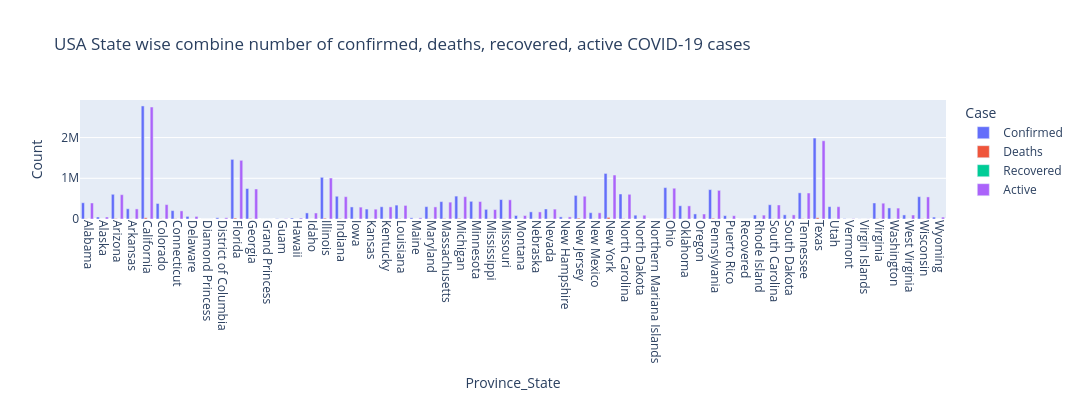

The notebook cell this image was saved under:
### Markdown cell above
### Plot Province/State Wise Confirmed cases in USA

### Code cell
state_stats = (
    usa_df.groupby("Province_State")[["Confirmed", "Deaths", "Recovered", "Active"]]
          .sum()
          .reset_index()
)

# Melt the dataframe for Plotly Express
state_melted = state_stats.melt(
    id_vars="Province_State",
    value_vars=["Confirmed", "Deaths", "Recovered", "Active"],
    var_name="Case",
    value_name="Count"
)

# Create grouped bar chart
fig = px.bar(
    state_melted,
    x="Province_State",
    y="Count",
    color="Case",
    barmode="group",
    title="USA State wise combine number of confirmed, deaths, recovered, active COVID-19 cases"
)

fig.update_layout(
    xaxis_tickangle=90,
    width=1080,
    height=400 
)

fig.show()

### Figure 1 — Plotly figure (JSON) as saved in the notebook; plotly's stock layout.template omitted (floating-point values rounded to 4 significant figures)
{"data": [{"alignmentgroup": "True", "hovertemplate": "Case=Confirmed<br>Province_State=%{x}<br>Count=%{y}<extra></extra>", "legendgroup": "Confirmed", "marker": {"color": "#636efa", "pattern": {"shape": ""}}, "name": "Confirmed", "offsetgroup": "Confirmed", "orientation": "v", "showlegend": true, "textposition": "auto", "type": "bar", "x": ["Alabama", "Alaska", "Arizona", "Arkansas", "California", "Colorado", "Connecticut", "Delaware", "Diamond Princess", "District of Columbia", "Florida", "Georgia", "Grand Princess", "Guam", "Hawaii", "Idaho", "Illinois", "Indiana", "Iowa", "Kansas", "Kentucky", "Louisiana", "Maine", "Maryland", "Massachusetts", "Michigan", "Minnesota", "Mississippi", "Missouri", "Montana", "Nebraska", "Nevada", "New Hampshire", "New Jersey", "New Mexico", "New York", "North Carolina", "North Dakota", "Northern Mariana Islands", "Ohio", "Oklahoma", "Oregon", "Pennsylvania", "Puerto Rico", "Recovered", "Rhode Island", "South Carolina", "South Dakota", "Tennessee", "Texas", "Utah", "Vermont", "Virgin Islands", "Virginia", "Washington", "West Virginia", "Wisconsin", "Wyoming"], "xaxis": "x", "y": [399150, 49979, 607345, 251746, 2776975, 381434, 205994, 64475, 49, 31457, 1464697, 748852, 103, 7399, 23897, 149235, 1024039, 558560, 296171, 244347, 300397, 341431, 29019, 303364, 427135, 562553, 434413, 236868, 477617, 86102, 175620, 246309, 52371, 579250, 154954, 1119284, 614355, 93951, 125, 770977, 325277, 124476, 721820, 82630, 0, 97614, 350084, 102901, 643181, 1988676, 303723, 8790, 2143, 393715, 271595, 99778, 548134, 46719], "yaxis": "y"}, {"alignmentgroup": "True", "hovertemplate": "Case=Deaths<br>Province_State=%{x}<br>Count=%{y}<extra></extra>", "legendgroup": "Deaths", "marker": {"color": "#EF553B", "pattern": {"shape": ""}}, "name": "Deaths", "offsetgroup": "Deaths", "orientation": "v", "showlegend": true, "textposition": "auto", "type": "bar", "x": ["Alabama", "Alaska", "Arizona", "Arkansas", "California", "Colorado", "Connecticut", "Delaware", "Diamond Princess", "District of Columbia", "Florida", "Georgia", "Grand Princess", "Guam", "Hawaii", "Idaho", "Illinois", "Indiana", "Iowa", "Kansas", "Kentucky", "Louisiana", "Maine", "Maryland", "Massachusetts", "Michigan", "Minnesota", "Mississippi", "Missouri", "Montana", "Nebraska", "Nevada", "New Hampshire", "New Jersey", "New Mexico", "New York", "North Carolina", "North Dakota", "Northern Mariana Islands", "Ohio", "Oklahoma", "Oregon", "Pennsylvania", "Puerto Rico", "Recovered", "Rhode Island", "South Carolina", "South Dakota", "Tennessee", "Texas", "Utah", "Vermont", "Virgin Islands", "Virginia", "Washington", "West Virginia", "Wisconsin", "Wyoming"], "xaxis": "x", "y": [5299, 224, 10036, 4010, 29638, 5600, 6324, 1128, 0, 813, 22804, 11457, 3, 124, 308, 1528, 19210, 10089, 4127, 3164, 2876, 7833, 432, 6246, 11071, 14145, 5731, 5146, 6173, 1054, 1737, 3450, 862, 19854, 2732, 39288, 7425, 1360, 2, 14899, 2738, 1603, 17710, 1616, 0, 2062, 5758, 1570, 7704, 30441, 1390, 156, 24, 5381, 3698, 1570, 5567, 489], "yaxis": "y"}, {"alignmentgroup": "True", "hovertemplate": "Case=Recovered<br>Province_State=%{x}<br>Count=%{y}<extra></extra>", "legendgroup": "Recovered", "marker": {"color": "#00cc96", "pattern": {"shape": ""}}, "name": "Recovered", "offsetgroup": "Recovered", "orientation": "v", "showlegend": true, "textposition": "auto", "type": "bar", "x": ["Alabama", "Alaska", "Arizona", "Arkansas", "California", "Colorado", "Connecticut", "Delaware", "Diamond Princess", "District of Columbia", "Florida", "Georgia", "Grand Princess", "Guam", "Hawaii", "Idaho", "Illinois", "Indiana", "Iowa", "Kansas", "Kentucky", "Louisiana", "Maine", "Maryland", "Massachusetts", "Michigan", "Minnesota", "Mississippi", "Missouri", "Montana", "Nebraska", "Nevada", "New Hampshire", "New Jersey", "New Mexico", "New York", "North Carolina", "North Dakota", "Northern Mariana Islands", "Ohio", "Oklahoma", "Oregon", "Pennsylvania", "Puerto Rico", "Recovered", "Rhode Island", "South Carolina", "South Dakota", "Tennessee", "Texas", "Utah", "Vermont", "Virgin Islands", "Virginia", "Washington", "West Virginia", "Wisconsin", "Wyoming"], "xaxis": "x", "y": [0, 0, 0, 0, 0, 0, 0, 0, 0, 0, 0, 0, 0, 0, 0, 0, 0, 0, 0, 0, 0, 0, 0, 0, 0, 0, 0, 0, 0, 0, 0, 0, 0, 0, 0, 0, 0, 0, 0, 0, 0, 0, 0, 0, 0, 0, 0, 0, 0, 0, 0, 0, 0, 0, 0, 0, 0, 0], "yaxis": "y"}, {"alignmentgroup": "True", "hovertemplate": "Case=Active<br>Province_State=%{x}<br>Count=%{y}<extra></extra>", "legendgroup": "Active", "marker": {"color": "#ab63fa", "pattern": {"shape": ""}}, "name": "Active", "offsetgroup": "Active", "orientation": "v", "showlegend": true, "textposition": "auto", "type": "bar", "x": ["Alabama", "Alaska", "Arizona", "Arkansas", "California", "Colorado", "Connecticut", "Delaware", "Diamond Princess", "District of Columbia", "Florida", "Georgia", "Grand Princess", "Guam", "Hawaii", "Idaho", "Illinois", "Indiana", "Iowa", "Kansas", "Kentucky", "Louisiana", "Maine", "Maryland", "Massachusetts", "Michigan", "Minnesota", "Mississippi", "Missouri", "Montana", "Nebraska", "Nevada", "New Hampshire", "New Jersey", "New Mexico", "New York", "North Carolina", "North Dakota", "Northern Mariana Islands", "Ohio", "Oklahoma", "Oregon", "Pennsylvania", "Puerto Rico", "Recovered", "Rhode Island", "South Carolina", "South Dakota", "Tennessee", "Texas", "Utah", "Vermont", "Virgin Islands", "Virginia", "Washington", "West Virginia", "Wisconsin", "Wyoming"], "xaxis": "x", "y": [393851, 49755, 597309, 247736, 2750669, 353757, 199670, 63347, 49, 30644, 1441893, 737395, 100, 7275, 23589, 147707, 1006442, 548634, 292044, 241572, 297521, 333598, 28587, 297162, 414061, 548408, 428682, 231722, 471444, 85048, 173883, 242859, 51509, 559396, 152222, 1080226, 606930, 93206, 123, 756078, 322539, 122873, 704110, 81014, 0, 95552, 344326, 101331, 638746, 1921602, 302333, 8634, 2119, 388334, 267897, 98208, 542567, 46230], "yaxis": "y"}], "layout": {"barmode": "group", "height": 400, "legend": {"title": {"text": "Case"}, "tracegroupgap": 0}, "title": {"text": "USA State wise combine number of confirmed, deaths, recovered, active COVID-19 cases"}, "width": 1080, "xaxis": {"anchor": "y", "domain": [0, 1], "tickangle": 90, "title": {"text": "Province_State"}}, "yaxis": {"anchor": "x", "domain": [0, 1], "title": {"text": "Count"}}}}
